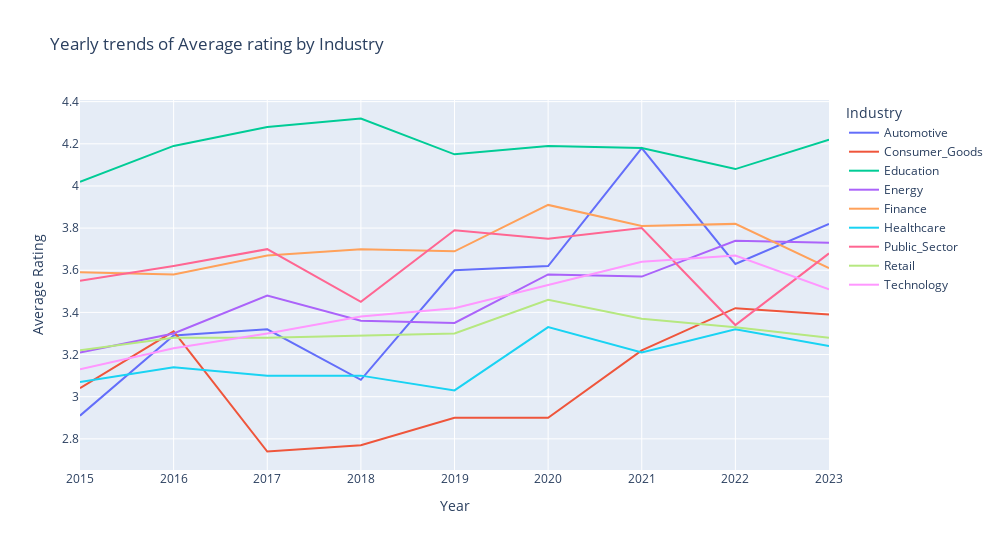

Notebook code for this chart:
### Markdown cell above
### Trends in average rating by Industry

### Code cell
selected_industries = ['Technology', 'Finance', 'Education', 'Healthcare', 'Consumer_Goods', 'Energy', 'Automotive', 'Public_Sector', 'Retail']

# get the filtered data by selected industries
filtered_data = industry_trends[industry_trends['industry'].isin(selected_industries)]

# get the plot with filtered data
fig = px.line(filtered_data, 
              x='year', 
              y='rating',  
              color='industry',  
              title="Yearly trends of Average rating by Industry",
              labels={"rating": "Average Rating", "year": "Year", "industry": "Industry"},
              line_group='industry')

# improve layout
fig.update_layout(
    xaxis_title="Year",
    yaxis_title="Average Rating",
    legend_title="Industry",
    height=550,
    width=1000
)

# Show the plot
fig.show()

### Figure 1 — Plotly figure (JSON) as saved in the notebook; plotly's stock layout.template omitted (floating-point values rounded to 4 significant figures)
{"data": [{"hovertemplate": "Industry=Automotive<br>Year=%{x}<br>Average Rating=%{y}<extra></extra>", "legendgroup": "Automotive", "line": {"color": "#636efa", "dash": "solid"}, "marker": {"symbol": "circle"}, "mode": "lines", "name": "Automotive", "orientation": "v", "showlegend": true, "type": "scatter", "x": [2015, 2016, 2017, 2018, 2019, 2020, 2021, 2022, 2023], "xaxis": "x", "y": [2.91, 3.29, 3.32, 3.08, 3.6, 3.62, 4.18, 3.63, 3.82], "yaxis": "y"}, {"hovertemplate": "Industry=Consumer_Goods<br>Year=%{x}<br>Average Rating=%{y}<extra></extra>", "legendgroup": "Consumer_Goods", "line": {"color": "#EF553B", "dash": "solid"}, "marker": {"symbol": "circle"}, "mode": "lines", "name": "Consumer_Goods", "orientation": "v", "showlegend": true, "type": "scatter", "x": [2015, 2016, 2017, 2018, 2019, 2020, 2021, 2022, 2023], "xaxis": "x", "y": [3.04, 3.31, 2.74, 2.77, 2.9, 2.9, 3.22, 3.42, 3.39], "yaxis": "y"}, {"hovertemplate": "Industry=Education<br>Year=%{x}<br>Average Rating=%{y}<extra></extra>", "legendgroup": "Education", "line": {"color": "#00cc96", "dash": "solid"}, "marker": {"symbol": "circle"}, "mode": "lines", "name": "Education", "orientation": "v", "showlegend": true, "type": "scatter", "x": [2015, 2016, 2017, 2018, 2019, 2020, 2021, 2022, 2023], "xaxis": "x", "y": [4.02, 4.19, 4.28, 4.32, 4.15, 4.19, 4.18, 4.08, 4.22], "yaxis": "y"}, {"hovertemplate": "Industry=Energy<br>Year=%{x}<br>Average Rating=%{y}<extra></extra>", "legendgroup": "Energy", "line": {"color": "#ab63fa", "dash": "solid"}, "marker": {"symbol": "circle"}, "mode": "lines", "name": "Energy", "orientation": "v", "showlegend": true, "type": "scatter", "x": [2015, 2016, 2017, 2018, 2019, 2020, 2021, 2022, 2023], "xaxis": "x", "y": [3.21, 3.3, 3.48, 3.36, 3.35, 3.58, 3.57, 3.74, 3.73], "yaxis": "y"}, {"hovertemplate": "Industry=Finance<br>Year=%{x}<br>Average Rating=%{y}<extra></extra>", "legendgroup": "Finance", "line": {"color": "#FFA15A", "dash": "solid"}, "marker": {"symbol": "circle"}, "mode": "lines", "name": "Finance", "orientation": "v", "showlegend": true, "type": "scatter", "x": [2015, 2016, 2017, 2018, 2019, 2020, 2021, 2022, 2023], "xaxis": "x", "y": [3.59, 3.58, 3.67, 3.7, 3.69, 3.91, 3.81, 3.82, 3.61], "yaxis": "y"}, {"hovertemplate": "Industry=Healthcare<br>Year=%{x}<br>Average Rating=%{y}<extra></extra>", "legendgroup": "Healthcare", "line": {"color": "#19d3f3", "dash": "solid"}, "marker": {"symbol": "circle"}, "mode": "lines", "name": "Healthcare", "orientation": "v", "showlegend": true, "type": "scatter", "x": [2015, 2016, 2017, 2018, 2019, 2020, 2021, 2022, 2023], "xaxis": "x", "y": [3.07, 3.14, 3.1, 3.1, 3.03, 3.33, 3.21, 3.32, 3.24], "yaxis": "y"}, {"hovertemplate": "Industry=Public_Sector<br>Year=%{x}<br>Average Rating=%{y}<extra></extra>", "legendgroup": "Public_Sector", "line": {"color": "#FF6692", "dash": "solid"}, "marker": {"symbol": "circle"}, "mode": "lines", "name": "Public_Sector", "orientation": "v", "showlegend": true, "type": "scatter", "x": [2015, 2016, 2017, 2018, 2019, 2020, 2021, 2022, 2023], "xaxis": "x", "y": [3.55, 3.62, 3.7, 3.45, 3.79, 3.75, 3.8, 3.34, 3.68], "yaxis": "y"}, {"hovertemplate": "Industry=Retail<br>Year=%{x}<br>Average Rating=%{y}<extra></extra>", "legendgroup": "Retail", "line": {"color": "#B6E880", "dash": "solid"}, "marker": {"symbol": "circle"}, "mode": "lines", "name": "Retail", "orientation": "v", "showlegend": true, "type": "scatter", "x": [2015, 2016, 2017, 2018, 2019, 2020, 2021, 2022, 2023], "xaxis": "x", "y": [3.22, 3.28, 3.28, 3.29, 3.3, 3.46, 3.37, 3.33, 3.28], "yaxis": "y"}, {"hovertemplate": "Industry=Technology<br>Year=%{x}<br>Average Rating=%{y}<extra></extra>", "legendgroup": "Technology", "line": {"color": "#FF97FF", "dash": "solid"}, "marker": {"symbol": "circle"}, "mode": "lines", "name": "Technology", "orientation": "v", "showlegend": true, "type": "scatter", "x": [2015, 2016, 2017, 2018, 2019, 2020, 2021, 2022, 2023], "xaxis": "x", "y": [3.13, 3.23, 3.3, 3.38, 3.42, 3.53, 3.64, 3.67, 3.51], "yaxis": "y"}], "layout": {"height": 550, "legend": {"title": {"text": "Industry"}, "tracegroupgap": 0}, "title": {"text": "Yearly trends of Average rating by Industry"}, "width": 1000, "xaxis": {"anchor": "y", "domain": [0, 1], "title": {"text": "Year"}}, "yaxis": {"anchor": "x", "domain": [0, 1], "title": {"text": "Average Rating"}}}}
